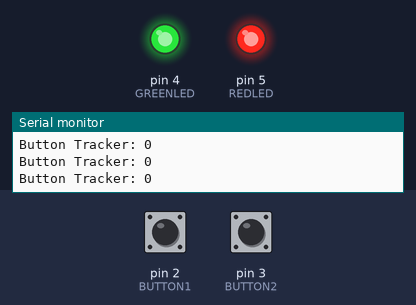
This sketch was run on a simulated Arduino Uno, built with avr-gcc and run on an emulated ATmega328P. Parts: output pins drawn as LEDs (lit = HIGH), the last lines printed to the serial monitor. The test bench sets the inputs (shaded band); at power-on: pin 2 (BUTTON1) HIGH, pin 3 (BUTTON2) HIGH.

Above: at 1.2 s.
1.3 s: pin 2 (BUTTON1) pulled LOW for 0.15 s
At 2.4 s:
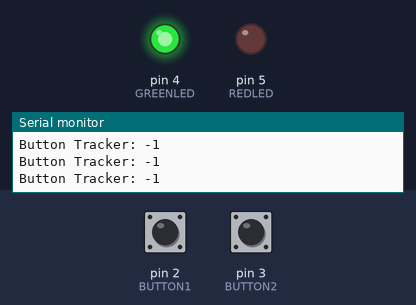
2.9 s: pin 3 (BUTTON2) pulled LOW for 0.15 s
At 4.2 s:
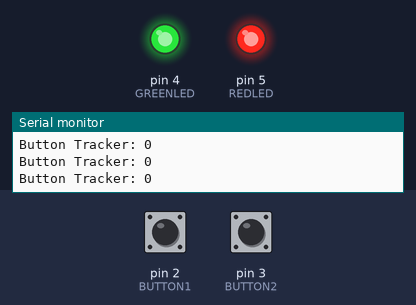
4.5 s: pin 2 (BUTTON1) pulled LOW for 1 s
At 5.5 s:
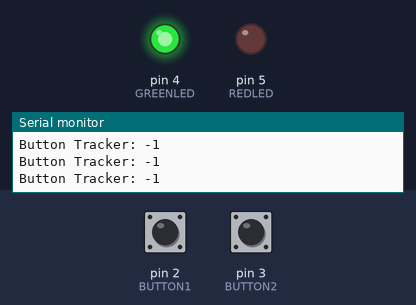
7.0 s: pin 3 (BUTTON2) pulsed LOW 5 times (0.12 s each, 0.3 s apart)
At 8.7 s:
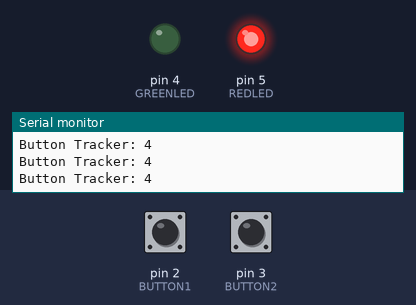
Timing chart, 0 to 10.2 s (numbered marks = the images above; inputs shaded):
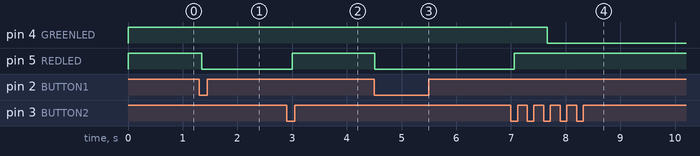

Measured:
- after the input at 1.3 s, pin 5 (REDLED): HIGH → LOW after 0.05 s
- after the input at 2.9 s, pin 5 (REDLED): LOW → HIGH after 0.10 s
- after the input at 4.5 s, pin 5 (REDLED): HIGH → LOW at once
- after the input at 7.0 s, pin 4 (GREENLED): HIGH → LOW after 0.66 s; pin 5 (REDLED): LOW → HIGH after 0.06 s

The sketch:

Lab_2_Part_1.ino
```cpp
/*
* A program that detects when two different buttons are pressed and
* calculates the difference between the two of them. The difference is
* shown on two LED's
*/

// Macros for the LED's and the buttons
#define REDLED 5
#define GREENLED 4
#define BUTTON2 3
#define BUTTON1 2

volatile int gButtonTracker = 0; // Variable that tracks the difference between the buttons

void setup()
{
  Serial.begin(9600); // Initialize serial communication

  // Setting the LED's and the buttons as inputs and outputs.
  pinMode(REDLED, OUTPUT);
  pinMode(GREENLED, OUTPUT);
  pinMode(BUTTON2, INPUT_PULLUP);
  pinMode(BUTTON1, INPUT_PULLUP);

  attachInterrupt(digitalPinToInterrupt(BUTTON2), button1Toggle, FALLING); // ISR that detects when button2 has been pressed
  attachInterrupt(digitalPinToInterrupt(BUTTON1), button2Toggle, FALLING); // ISR that detects when button2 has been pressed
}

void loop()
{
  // Print the current value of the difference between the two buttons on the console
  Serial.print("Button Tracker: ");
  Serial.println(gButtonTracker);

  // If-else ladder that turns on the respective LED depending on the value of the button tracker
  if (gButtonTracker == 0) // If the button presses are equal, both LED's are turned on
  {
    digitalWrite(GREENLED, HIGH);
    digitalWrite(REDLED, HIGH);
  }
  else if (gButtonTracker < 1) // If button two has been pressed more, the green LED turns on
  {
    digitalWrite(GREENLED, HIGH);
    digitalWrite(REDLED, LOW);
  }
  if (gButtonTracker > 1) // If button one has been pressed more, the red LED turns on
  {
    digitalWrite(GREENLED, LOW);
    digitalWrite(REDLED, HIGH);
  }
  delay(150); // Delay to help with debouncing the buttons
}

void button1Toggle() // Button 1 ISR that will increment the value of the button tracker
{
  gButtonTracker++;
}

void button2Toggle() // Button 2 ISR that will decrease the value of the button tracker
{
  gButtonTracker--;
}
```
